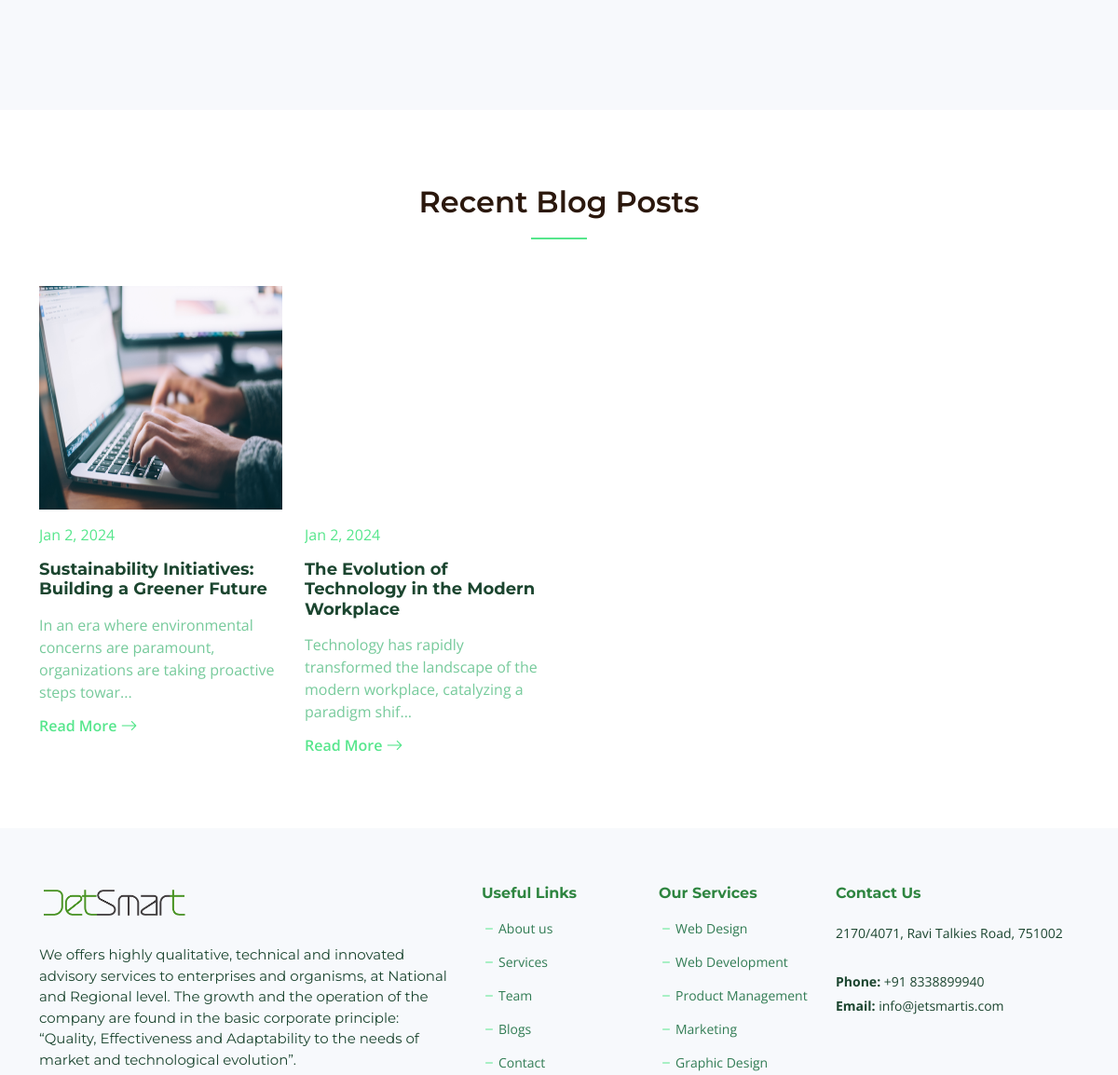
Before: / (middle part) with the older database file.
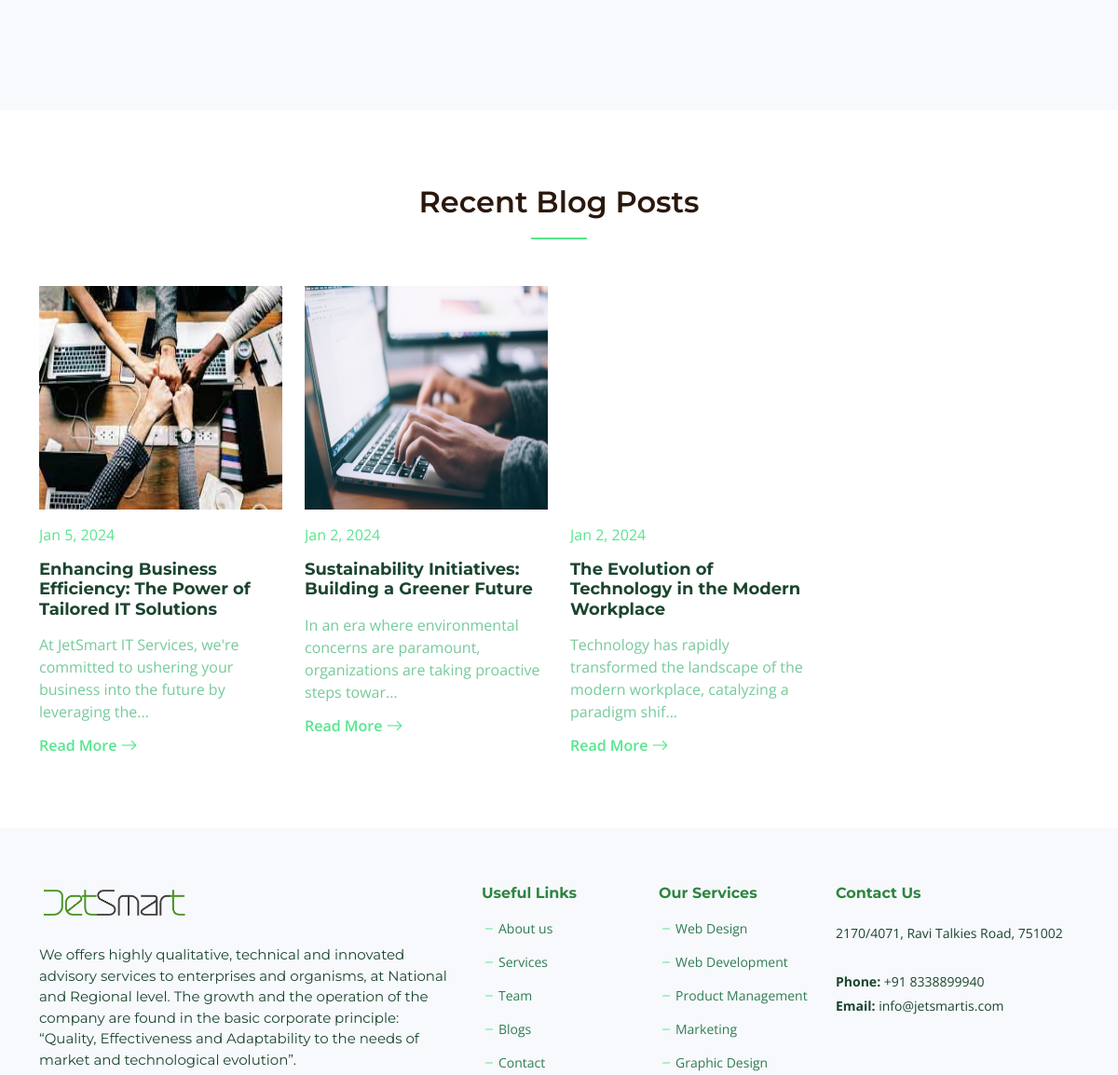
After: the same page with the newer database file.
### tables this page shows
CREATE TABLE `posts` (
  `id` int(11) NOT NULL,
  `title` varchar(255) NOT NULL,
  `content` text NOT NULL,
  `image_url` varchar(255) DEFAULT NULL,
  `created_at` timestamp NOT NULL DEFAULT current_timestamp()
);

### index.php (the view, shortened to what this page needs)
<?php
include "header.php";
?>
<main id="main">
  <section id="features" class="features">
    <div class="details">
    </div>
  </section>
  <section id="recent-posts" class="recent-posts">
    <div class="container" data-aos="fade-up">
      <div class="section-header">
        <h2>Recent Blog Posts</h2>
      </div>
      <div class="row gy-5">
        <?php
        include "db.php";
        $query = "SELECT * FROM posts ORDER BY created_at DESC";
        $result = mysqli_query($conn, $query);
        if (mysqli_num_rows($result) > 0) {
            while ($row = mysqli_fetch_assoc($result)) {
                $postId = $row['id'];
                $title = $row['title'];
                $imageUrl = $row['image_url'];
                $content = $row['content'];
                $createdDate = $row['created_at'];
                $limitedContent = strlen($content) > 100 ? substr($content, 0, 100) . "..." : $content;
        ?>
            <div class="col-xl-3 col-md-6" data-aos="fade-up" data-aos-delay="100">
              <div class="post-box">
                <div class="post-img"><img src="admin/<?php echo $imageUrl ?>" class="img-fluid" alt=""></div>
                <div class="meta">
                  <span>
                    <a href="blog-details.php?id=<?= $postId ?>">
                      <time datetime="<?= $createdDate ?>">
                        <?= date('M j, Y', strtotime($createdDate)) ?>
                      </time>
                    </a>
                  </span>
                </div>
                <h3 class="post-title"><?php echo "$title" ?></h3>
                <p><?php echo "$limitedContent" ?></p>
                <a href="blog-details.php?id=<?php echo $postId?>" class="readmore stretched-link"><span>Read More</span><i class="bi bi-arrow-right"></i></a>
              </div>
            </div>
        <?php
          }
        }
        ?>
      </div>
    </div>
  </section>
</main>
<?php
include "footer.php";
?>

### header.php (shortened to what this page needs)
<!DOCTYPE html>
<html lang="en">
<head>
  <link href="assets/vendor/bootstrap/css/bootstrap.min.css" rel="stylesheet">
  <link href="assets/vendor/bootstrap-icons/bootstrap-icons.css" rel="stylesheet">
  <link href="assets/vendor/aos/aos.css" rel="stylesheet">
  <link href="assets/vendor/glightbox/css/glightbox.min.css" rel="stylesheet">
  <link href="assets/vendor/swiper/swiper-bundle.min.css" rel="stylesheet">
  <link href="assets/vendor/remixicon/remixicon.css" rel="stylesheet">
  <link href="assets/css/main.css" rel="stylesheet">
</head>
<body class="page-index">

### footer.php (shortened to what this page needs)
<footer id="footer" class="footer">
<div class="footer-content">
  <div class="container">
    <div class="row gy-4">
      <div class="col-lg-5 col-md-12 footer-info">
        <a href="index.php" class="logo d-flex align-items-center">
          <img src="assets/img/Jetsmart-dark-logo.png" alt="Jetsmart Logo">
        </a>
        <p>We offers highly qualitative, technical and innovated advisory services to enterprises and organisms, at National and Regional level. The growth and the operation of the company are found in the basic corporate principle: “Quality, Effectiveness and Adaptability to the needs of market and technological evolution”.</p>
      </div>
      <div class="col-lg-2 col-6 footer-links">
        <h4>Useful Links</h4>
        <ul>
          <li><i class="bi bi-dash"></i> <a href="#">About us</a></li>
          <li><i class="bi bi-dash"></i> <a href="#">Services</a></li>
          <li><i class="bi bi-dash"></i> <a href="#">Team</a></li>
          <li><i class="bi bi-dash"></i> <a href="#">Blogs</a></li>
          <li><i class="bi bi-dash"></i> <a href="#">Contact</a></li>
        </ul>
      </div>
      <div class="col-lg-2 col-6 footer-links">
        <h4>Our Services</h4>
        <ul>
          <li><i class="bi bi-dash"></i> <a href="#">Web Design</a></li>
          <li><i class="bi bi-dash"></i> <a href="#">Web Development</a></li>
          <li><i class="bi bi-dash"></i> <a href="#">Product Management</a></li>
          <li><i class="bi bi-dash"></i> <a href="#">Marketing</a></li>
          <li><i class="bi bi-dash"></i> <a href="#">Graphic Design</a></li>
        </ul>
      </div>
      <div class="col-lg-3 col-md-12 footer-contact text-center text-md-start">
        <h4>Contact Us</h4>
        <p>
        2170/4071, Ravi Talkies Road, 751002 <br><br>
          <strong>Phone:</strong> +91 8338899940<br>
          <strong>Email:</strong> info@jetsmartis.com<br>
        </p>
      </div>
    </div>
  </div>
</div>
</footer>
</body>
</html>

### assets/css/main.css (style rules this page uses)
:root { --font-default: "Open Sans", system-ui, -apple-system, "Segoe UI", Roboto, "Helvetica Neue", Arial, "Noto Sans", "Liberation Sans", sans-serif, "Apple Color Emoji", "Segoe UI Emoji", "Segoe UI Symbol", "Noto Color Emoji"; --font-primary: "Montserrat", sans-serif; --font-secondary: "Raleway", sans-serif; }
:root { --color-default: #2b180d; --color-primary: #56e68c; --color-secondary: #1b452f; }
:root { scroll-behavior: smooth; }
body { font-family: var(--font-default); color: var(--color-default); }
a { color: var(--color-primary); text-decoration: none; transition: 0.3s; }
h1, h2, h3, h4, h5, h6 { font-family: var(--font-primary); }
section { overflow: hidden; padding: 80px 0; }
.section-header { text-align: center; padding-bottom: 30px; }
.section-header h2 { font-size: 32px; font-weight: 600; margin-bottom: 20px; padding-bottom: 20px; position: relative; }
.section-header h2:after { content: ""; position: absolute; display: block; width: 60px; height: 2px; background: var(--color-primary); left: 0; right: 0; bottom: 0; margin: auto; }
.features { padding-bottom: 0; }
.features .details { margin-top: 80px; padding: 120px 0; background-color: #f7f9fc; }
.recent-posts .post-box { transition: 0.3s; height: 100%; overflow: hidden; position: relative; display: flex; flex-direction: column; }
.recent-posts .post-box .post-img { overflow: hidden; position: relative; height: 30vh; }
.recent-posts .post-box .post-img img { transition: 0.5s; height: 30vh; }
.recent-posts .post-box .meta { margin-top: 15px; }
.recent-posts .post-box .post-title { font-size: 18px; color: var(--color-secondary); font-weight: 700; margin: 15px 0 0 0; position: relative; transition: 0.3s; }
.recent-posts .post-box p { margin: 15px 0 0 0; color: rgba(60, 179, 113, 0.7); }
.recent-posts .post-box .readmore { display: flex; align-items: center; font-weight: 600; line-height: 1; transition: 0.3s; margin-top: 15px; }
.recent-posts .post-box .readmore i { line-height: 0; margin-left: 4px; font-size: 18px; }
.footer { font-size: 14px; }
.footer .footer-content { background-color: #f7f9fc; background-size: contain; padding: 60px 0 30px 0; }
.footer .footer-content .footer-info { margin-bottom: 30px; }
.footer .footer-content .footer-info .logo { line-height: 0; margin-bottom: 25px; }
.footer .footer-content .footer-info .logo img { max-height: 40px; margin-right: 6px; }
.footer .footer-content .footer-info p { font-size: 15px; margin-bottom: 0; font-family: var(--font-primary); color: var(--color-secondary); }
.footer .footer-content h4 { font-size: 16px; font-weight: bold; color: #2e8540; position: relative; padding-bottom: 12px; }
.footer .footer-content .footer-links { margin-bottom: 30px; }
.footer .footer-content .footer-links ul { list-style: none; padding: 0; margin: 0; }
.footer .footer-content .footer-links ul i { margin-right: 2px; color: var(--color-primary); font-size: 16px; line-height: 0; }
.footer .footer-content .footer-links ul li { padding: 10px 0; display: flex; align-items: center; }
.footer .footer-content .footer-links ul li:first-child { padding-top: 0; }
.footer .footer-content .footer-links ul a { color: #317c54; transition: 0.3s; display: inline-block; line-height: 1; }
.footer .footer-content .footer-contact p { line-height: 26px; color: var(--color-secondary); }

Changed rows visible on the page:
added posts: image_url (picture), created_at "Jan 5, 2024", title "Enhancing Business Efficiency: The Power of Tailored IT Solutions", content "At JetSmart IT Services, we're committed to ushering your business into the future by leveraging the..."
